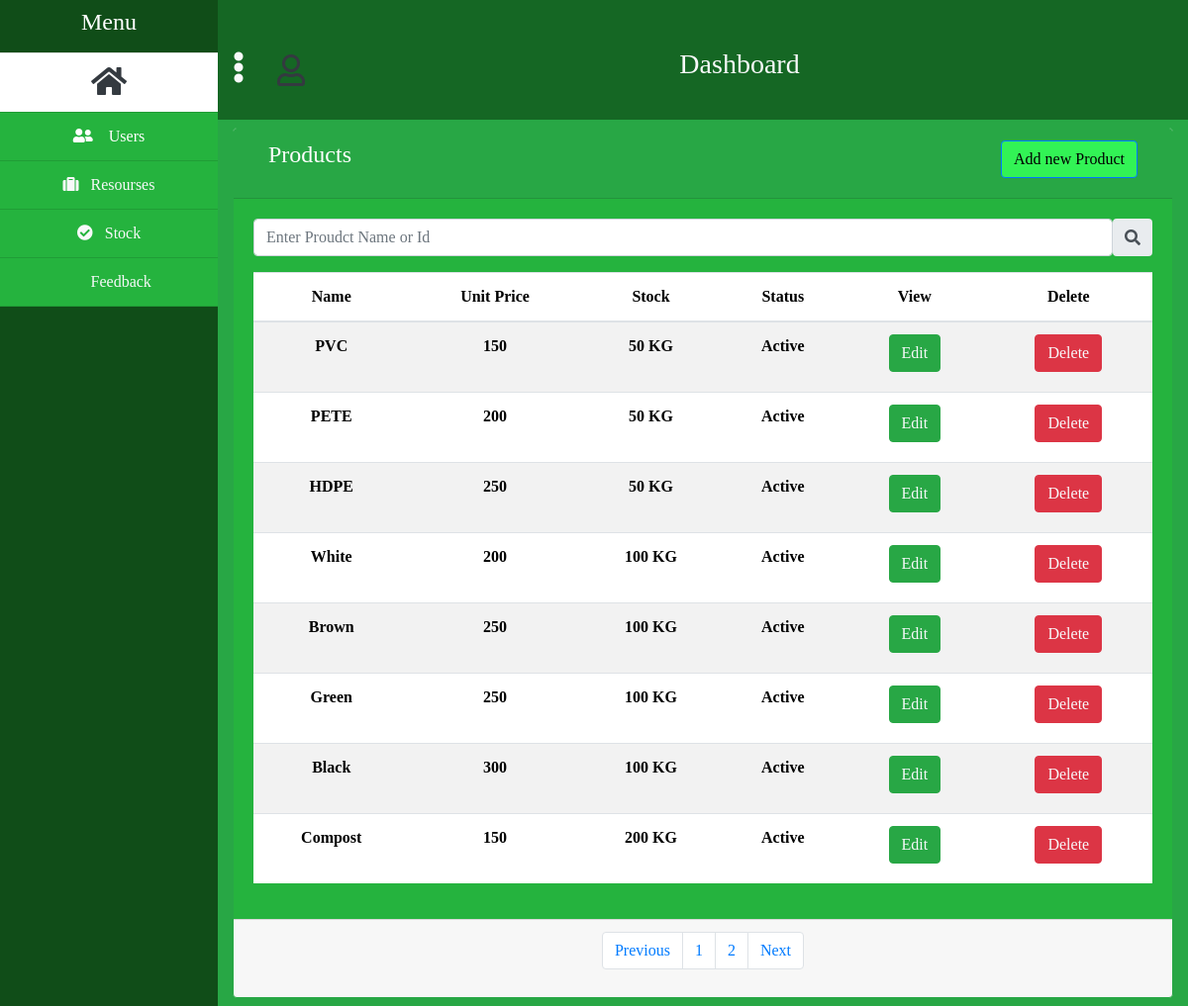
Screenshot of /Admin/php/Pages/products.php (signed in) with the database file from the repository.
### tables this page shows
CREATE TABLE IF NOT EXISTS `product_item` (
  `product_Item_Id` int(10) NOT NULL AUTO_INCREMENT,
  `product_item_name` varchar(100) NOT NULL,
  `product_weight` int(5) NOT NULL,
  `product_unit_price` float NOT NULL,
  `product_description` varchar(255) NOT NULL,
  `product_category_id` int(10) NOT NULL,
  `product_image` varchar(150) NOT NULL,
  `isActive` tinyint(1) NOT NULL DEFAULT 1,
  PRIMARY KEY (`product_Item_Id`),
  KEY `fk_categoryt_id` (`product_category_id`)
);

### Admin/php/Functions/Stock_functions.php (the view, shortened to what this page needs)
<?php
function viewAllProducts($conn): string
{
    $data = "";
    $query = "SELECT `product_Item_Id`,`product_item_name`, `product_unit_price`, `product_weight`,`isActive` FROM `product_item` ";
    $resultSet = $conn->query($query);
    if (($resultSet-> num_rows) > 0) {
        while($row = mysqli_fetch_array($resultSet)){
            $product_Item_Id = $row['product_Item_Id'];
            $product_item_name = $row['product_item_name'];
            $product_unit_price = $row['product_unit_price'];
            $product_weight = $row['product_weight'];
            $isActive =$row['isActive'] == 1 ? "Active" : "Deleted";
            $buttonType = $row['isActive'] == 1 ? 'Delete' : 'Retrieve';
            $buttonColor = $buttonType == "Delete" ? 'btn-danger' : 'btn-dark';
            $data = $data . "
                                     <tr class='single_row'>
                                    <td>{$product_item_name}</td>
                                    <td>{$product_unit_price}</td>
                                    <td>{$product_weight} KG</td>
                                     <td>{$isActive}</td>
                                <td>
                                    <a
                                            href='../subPages/edit_product.php?type=edit&id={$product_Item_Id}'
                                            class='btn btn-success mb-2 text-light modDeleteButton'
                                            type='submit'
                                            name='buttonType'
                                            >
                                              Edit
                                    </a>
                                </td>
                                    <td>
                                    <a
                                            href='../subPages/delete_product.php?type={$buttonType}&id={$product_Item_Id}'
                                            class='btn {$buttonColor} mb-2 text-light modDeleteButton'
                                            type='submit'
                                            name='buttonType'
                                            >
                                               {$buttonType}
                                    </a>
                                </td>
                            </tr>
                            ";
        }
    }
    return $data;
}

### Admin/php/Includes/Admin-header.php (shortened to what this page needs)
<!doctype html>
<html lang="en">
<head>
    <link rel="stylesheet" href="https://pro.fontawesome.com/releases/v5.10.0/css/all.css"/>
    <link rel="stylesheet" href="https://maxcdn.bootstrapcdn.com/bootstrap/4.0.0/css/bootstrap.min.css">
    <link rel="stylesheet" href="../../../resources/css/admin/main.css" type="text/css">
    <link rel="stylesheet" href="../../../resources/css/admin/header.css" type="text/css">
</head>
<body >
<div class=" container-fluid ">
    <div class="row ">
        <div class="admin-nav p-0 text-dark">
            <h4 class="text-white text-center p-2">  Menu </h4>
            <div class="list-group list-group-flush text-dark " id="listGroup">
                <a class="list-group-item text-dark text-center bg-white " href='../Pages/admin-dashboard.php' id="nav-home"  >
                        <i class="fas fa-home fa-2x"></i>
                </a>
                <a  class="list-group-item list-group-flush admin-main-link text-center text-white " id="nav-users" >
                    <i class="fas fa-user-friends"></i>&nbsp;
                    &nbsp; Users
                </a>
                <a  class="list-group-item text-light admin-main-link text-center " id="nav-resources">
                    <i class="fa fa-suitcase" aria-hidden="true"></i>
                    &nbsp; Resourses
                </a>
                <a class="list-group-item text-light admin-main-link text-center" id="nav-stock"  >
                    <i class="fa fa-check-circle" aria-hidden="true"></i>
                    &nbsp; Stock
                </a>
                <a  class="list-group-item text-light admin-main-link text-center" id="nav-feedback" >
                <i class="fad fa-book"></i>
                    &nbsp; Feedback
                </a>
            </div>
        </div>
        <div class="col bg-success">
            <div class="row">
                <div class="col-lg-12  text-light pt-lg-5 justify-content-between d-flex" id="header-top">
                    <ul class="list-inline" >
                        <li class="list-inline-item " id="open-nav" >
                            <a >  <i class="fas fa-ellipsis-v fa-2x"></i></a>
                        </li>
                        <li class="list-inline-item " >
                            <a
                                    type="submit"
                                    class="btn  mb-2  myAccount"
                                    href="../subPages/view_account.php?userId="
                                    id="myAccount"
                                    >
                                <i class="far fa-user fa-2x text-dark "></i>
                            </a>
                        </li>
                    </ul>
                    <h3 class="fw-bold">
                      Dashboard
                    </h3>
                    <h6>
                    </h6>
                </div>
            </div>

### Admin/php/Pages/products.php (shortened to what this page needs)
<?php
require_once '../Includes/Admin-header.php';
require_once '../Functions/Stock_functions.php';
$newConnection=new Config();
$conn=$newConnection ->createConnection();
$tableData = viewAllProducts($conn);
?>
<html>
<head>
    <link rel="stylesheet" href="../../../resources/css/admin/main.css" type="text/css">
    <link rel="stylesheet" href="../../../resources/css/admin/header.css" type="text/css">
</head>
<body>
<div class="row">
    <div class="col-lg-12">
        <div class="card my-2 border-success">
            <div class="card-header bg-success text-white">
                <div class="col-lg-12">
                    <h4>Products
                        <a
                                type="submit"
                                class="btn btn-primary mb-2 add-btn"
                                href="../subPages/add_new_product.php"
                               >
                            Add new Product
                        </a>
                    </h4>
                </div>
            </div>
            <div class="card-body">
                <div class="search-container">
                    <form action="admin.php" id="searchMod" method="get">
                        <div class="input-group rounded">
                            <input type="search" class="form-control rounded" placeholder="Enter Proudct Name or Id" aria-label="Search"
                                   aria-describedby="search-addon" id="searchProduct" name="searchProduct"/>
                            <button class="input-group-text border-0" id="search-addon">
                                <i class="fas fa-search"></i>
                            </button>
                        </div>
                    </form>
                </div>
                <div class="table-responsive text-center" id="showAllUsers">
                    <table class="table text-center">
                        <table class="table table-striped" id="dataTable">
                            <thead>
                            <tr>
                                <th>Name</th>
                                <th>Unit Price</th>
                                <th>Stock</th>
                                <th>Status</th>
                                <th>View</th>
                                <th>Delete</th>
                            </tr>
                            </thead>
                            <tbody>
                        <?php
                                echo $tableData;
                            ?>
                            </tbody>
                        </table>
                    </table>
                </div>
            </div>
            <div class="card-footer">
                <ul class="pagination justify-content-center">
                    <li class="page-item"><a class="page-link" href="javascript:void(0);">Previous</a></li>
                    <li class="page-item"><a class="page-link" href="javascript:void(0);">1</a></li>
                    <li class="page-item"><a class="page-link" href="javascript:void(0);">2</a></li>
                    <li class="page-item"><a class="page-link" href="javascript:void(0);">Next</a></li>
                </ul>
            </div>
        </div>
    </div>
</div>
</body>
</html>

### resources/css/admin/main.css (style rules this page uses)
:root { --headerColor:#104D18; --borderColor:#187428; --mainColor:#25b33e; --extraColor:#156724; --buttonColor:#32f355; }
* { font-family: "RobotoMono"; }
.table-responsive { text-align: center; }
.card-body .table { background-color: white; color: black; font-weight: bold; }
.card .card-body { background-color: var(--mainColor); }
.card .card-header h4 { color: white; }
.add-btn { background-color: var(--buttonColor); color: black; float: right; }

### resources/css/admin/header.css (style rules this page uses)
:root { --headerColor:#104D18; --borderColor:#187428; --mainColor:#25b33e; --extraColor:#156724; --buttonColor:#32f355; }
* { font-family: RobotoMono, serif; }
#header-top { width: 20%; min-height: 5vh; }
.admin-nav { width: 220px; min-height: 100vh; overflow: hidden; background-color: var(--headerColor); transition: 0.3s all ease-in-out; }
.admin-main-link { background-color:var(--mainColor); color: var(--extraColor); }
#listGroup a { background-color:var(--mainColor) ; color: white; }
.admin-nav h4 { color: var(--mainColor); }
#header-top { background-color: var(--extraColor); }

### rows the page displays
product_item: product_item_name "PVC", product_unit_price "150", product_weight "50", isActive "Active", isActive "Delete"
product_item: product_item_name "PETE", product_unit_price "200", product_weight "50", isActive "Active", isActive "Delete"
product_item: product_item_name "HDPE", product_unit_price "250", product_weight "50", isActive "Active", isActive "Delete"
product_item: product_item_name "White", product_unit_price "200", product_weight "100", isActive "Active", isActive "Delete"
product_item: product_item_name "Brown", product_unit_price "250", product_weight "100", isActive "Active", isActive "Delete"
product_item: product_item_name "Green", product_unit_price "250", product_weight "100", isActive "Active", isActive "Delete"
product_item: product_item_name "Black", product_unit_price "300", product_weight "100", isActive "Active", isActive "Delete"
product_item: product_item_name "Compost", product_unit_price "150", product_weight "200", isActive "Active", isActive "Delete"
